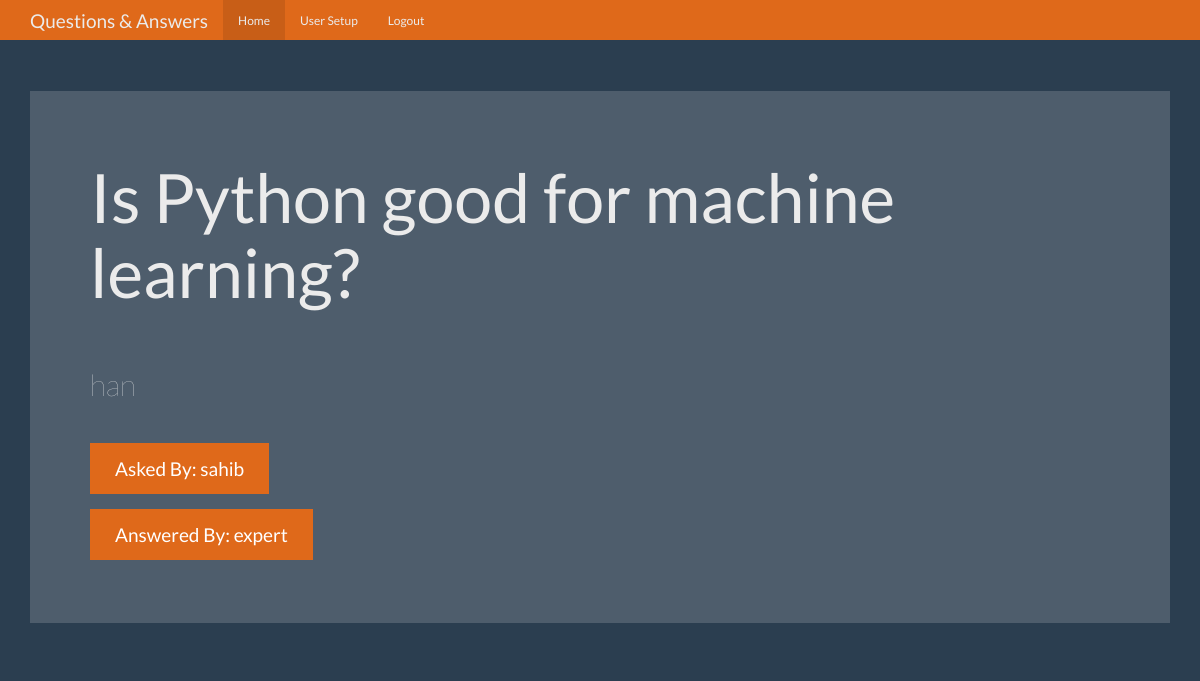
The page /question/1 (signed in) on the database its author committed.
### tables this page shows
CREATE TABLE questions (
    id integer primary key autoincrement,
    question_text not null,
    answer_text,
    asked_by_id not null,
    expert_id integer not null
);

CREATE TABLE "users" (
	"id"	integer,
	"name"	text NOT NULL UNIQUE,
	"password"	text NOT NULL,
	"expert"	boolean NOT NULL,
	"admin"	boolean NOT NULL,
	PRIMARY KEY("id" AUTOINCREMENT)
);

### app.py (the view)
@app.route('/question/<question_id>')
def question(question_id):
    user = login_check()
    if user is None:
        return redirect(url_for('login'))
    db = get_db()
    cur = db.execute('''select
    questions.question_text,
    questions.answer_text,
    asked_by.name as asked_by,
    answered_by.name as answered_by

    from questions join users as asked_by
    on asked_by.id = questions.asked_by_id

    join users as answered_by
    on answered_by.id = questions.expert_id

    where questions.id = ? ''', [question_id])
    question_all_data = cur.fetchone()
    return render_template('question.html', user=user, qad=question_all_data)

### app.py (called while the page is built)
def login_check():
    user_result = None
    if 'user' in session:
        user = session['user']
        db = get_db()
        user_cur = db.execute('select * from users where name=?', [user])
        user_result = user_cur.fetchone()
        if user_result is not None:
            return user_result

### database_helpers.py (called while the page is built)
def connect_db():
    sql = sqlite3.connect(r'D:\Flask with Full Flask Course\5. Question Answer App\database\database.db')
    sql.row_factory = sqlite3.Row
    return sql

def get_db():
    if not hasattr(g, 'sqlite_db'):
        g.sqlite_db = connect_db()
    return g.sqlite_db

### templates/question.html (shortened to what this page needs)
<!DOCTYPE html>
{% extends 'layout.html'%}
{% block body %}
  <head>
  </head>
  <body>
    <div class="container theme-showcase" role="main">
      <div class="jumbotron">
        <h1>{{qad['question_text']}}</h1>
        <br>
        <br>
        <p style="font-size: 30px;">{{qad['answer_text']}}</p>
        <br>
        <p><a class="btn btn-primary btn-lg">Asked By: {{ qad['asked_by'] }}</a></p>
        <p><a class="btn btn-primary btn-lg">Answered By: {{ qad['answered_by'] }}</a></p>
      </div>
    </div>
  </body>
</html>
{% endblock %}

### static/theme.css (style rules this page uses)
body { padding-top: 70px; padding-bottom: 30px; }

### rows shown on the page
questions: question_text "Is Python good for machine learning?", answer_text "han"
users: asked_by "sahib"
users: answered_by "expert"
